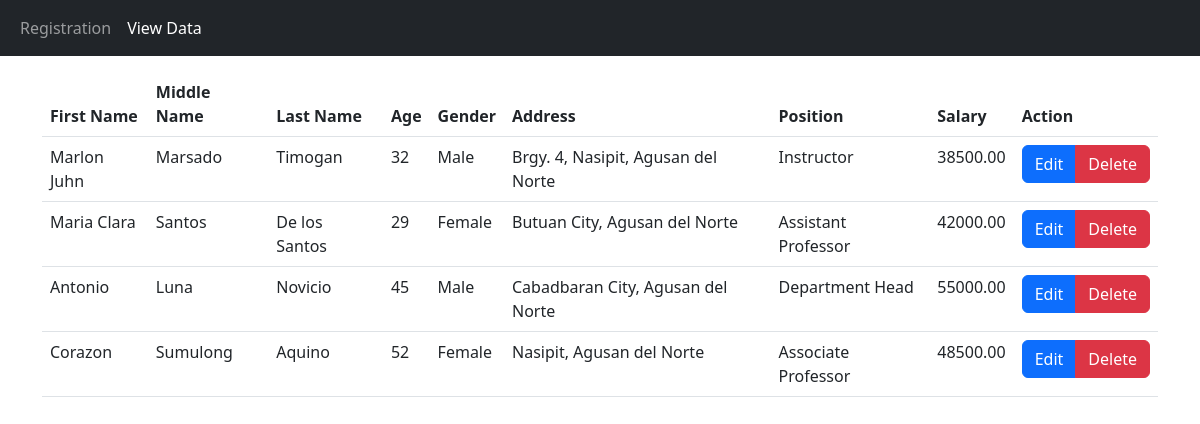
The page /php5/index.php?action=display on the database its author committed.
### tables this page shows
CREATE TABLE `faculty` (
  `faculty_id` int(11) NOT NULL AUTO_INCREMENT,
  `faculty_fname` varchar(100) NOT NULL,
  `faculty_mname` varchar(100) DEFAULT '',
  `faculty_lname` varchar(100) NOT NULL,
  `faculty_age` int(3) NOT NULL,
  `faculty_gender` varchar(10) NOT NULL,
  `faculty_address` varchar(255) NOT NULL,
  `faculty_position` varchar(100) NOT NULL,
  `faculty_salary` decimal(10,2) NOT NULL,
  `created_at` timestamp NOT NULL DEFAULT current_timestamp(),
  PRIMARY KEY (`faculty_id`)
);

### php5/controllers/MainController.php (called while the page is built, shortened)
<?php
require_once('./models/MainModel.php');
class MainController {
    private $model;
    public function __construct() {
        $this->model = new MainModel();
    }
    public function display() {
        $data = $this->model->getAllRecords();
        require_once('./views/main/display.php');
    }
}

### php5/index.php (called while the page is built, shortened)
<?php
require_once('./controllers/MainController.php');
require_once('./router.php');

### php5/libraries/Database.php (called while the page is built, shortened)
<?php
class Database {
    private $host = 'localhost';
    private $user = 'root';
    private $pass = '';
    private $dbname = 'myfirstdb';
    private $dbh;
    private $stmt;
    public function __construct() {
        $dsn = "mysql:host=$this->host;dbname=$this->dbname";
        $options = array(
            PDO::ATTR_PERSISTENT => true,
            PDO::ATTR_ERRMODE => PDO::ERRMODE_EXCEPTION
        );
        try {
            $this->dbh = new PDO($dsn, $this->user, $this->pass, $options);
        } catch(PDOException $e) {
            $this->error = $e->getMessage();
            echo $this->error;
        }
    }
    public function setQuery($sql){
        $this->stmt = $this->dbh->prepare($sql);
    }
    public function execute() {
        return $this->stmt->execute();
    }
    public function getResultSet() {
        $this->execute();
        return $this->stmt->fetchAll(PDO::FETCH_OBJ);
    }
}

### php5/models/MainModel.php (called while the page is built, shortened)
<?php
require_once(APP_ROOT . '/libraries/Database.php');
class MainModel {
    public function __construct() {
        $this->db = new Database();
    }
    public function getAllRecords() {
        $this->db->setQuery("SELECT * FROM faculty");
        return $this->db->getResultSet();
    }
}

### php5/views/main/display.php (the view, shortened to what this page needs)
<?php require_once(APP_ROOT . '/views/includes/header.php'); ?>
<div class="container mt-3">
    <?php
        if(!empty($data) && !(count($data) == 0)) { ?>
        <table class="table table-responsive">
            <thead>
                <tr>
                    <th>First Name</th>
                    <th>Middle Name</th>
                    <th>Last Name</th>
                    <th>Age</th>
                    <th>Gender</th>
                    <th>Address</th>
                    <th>Position</th>
                    <th>Salary</th>
                    <th width="30px">Action</th>
                </tr>
            </thead>
            <tbody>
                    <?php
                        foreach($data as $value) { ?>
                            <tr>
                                <td><?php echo $value->faculty_fname; ?></td>
                                <td><?php echo $value->faculty_mname; ?></td>
                                <td><?php echo $value->faculty_lname; ?></td>
                                <td><?php echo $value->faculty_age; ?></td>
                                <td><?php echo $value->faculty_gender; ?></td>
                                <td><?php echo $value->faculty_address; ?></td>
                                <td><?php echo $value->faculty_position; ?></td>
                                <td><?php echo $value->faculty_salary; ?></td>
                                <td>
                                    <div class="btn-group">
                                        <button type="button" class="btn btn-primary" onclick="edit(<?php echo $value->faculty_id; ?>)">Edit</button>
                                        <button type="button" class="btn btn-danger" onclick="del(<?php echo $value->faculty_id; ?>)">Delete</button>
                                    </div>
                                </td>
                            </tr>
                            <?php
                        }
                    ?>
            </tbody>
        </table>
        <?php
        }
    ?>
</div>
<?php require_once('./views/includes/modals/index.php');?>
<?php require_once(APP_ROOT . '/views/includes/footer.php'); ?>

### rows shown on the page
faculty: faculty_fname "Marlon Juhn", faculty_mname "Marsado", faculty_lname "Timogan", faculty_age "32", faculty_gender "Male", faculty_address "Brgy. 4, Nasipit, Agusan del Norte", faculty_position "Instructor", faculty_salary "38500.00"
faculty: faculty_fname "Maria Clara", faculty_mname "Santos", faculty_lname "De los Santos", faculty_age "29", faculty_gender "Female", faculty_address "Butuan City, Agusan del Norte", faculty_position "Assistant Professor", faculty_salary "42000.00"
faculty: faculty_fname "Antonio", faculty_mname "Luna", faculty_lname "Novicio", faculty_age "45", faculty_gender "Male", faculty_address "Cabadbaran City, Agusan del Norte", faculty_position "Department Head", faculty_salary "55000.00"
faculty: faculty_fname "Corazon", faculty_mname "Sumulong", faculty_lname "Aquino", faculty_age "52", faculty_gender "Female", faculty_address "Nasipit, Agusan del Norte", faculty_position "Associate Professor", faculty_salary "48500.00"
